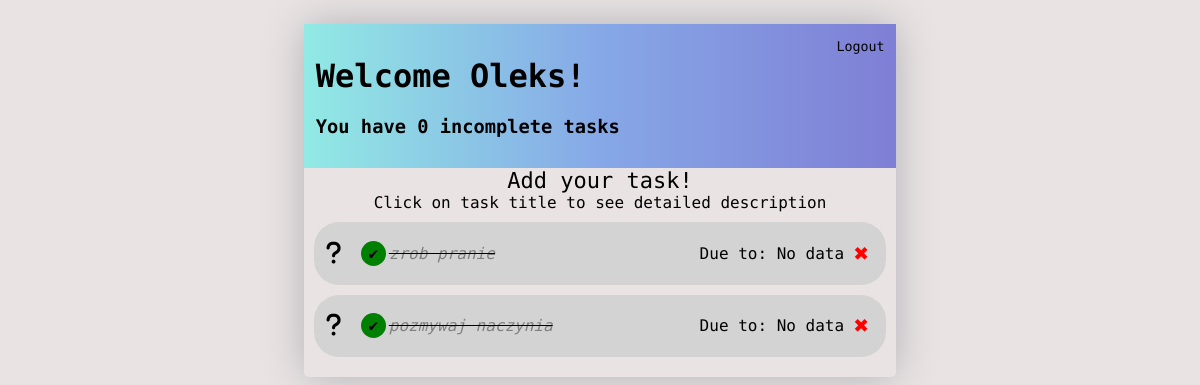
Page / (signed in) on the earlier database version.
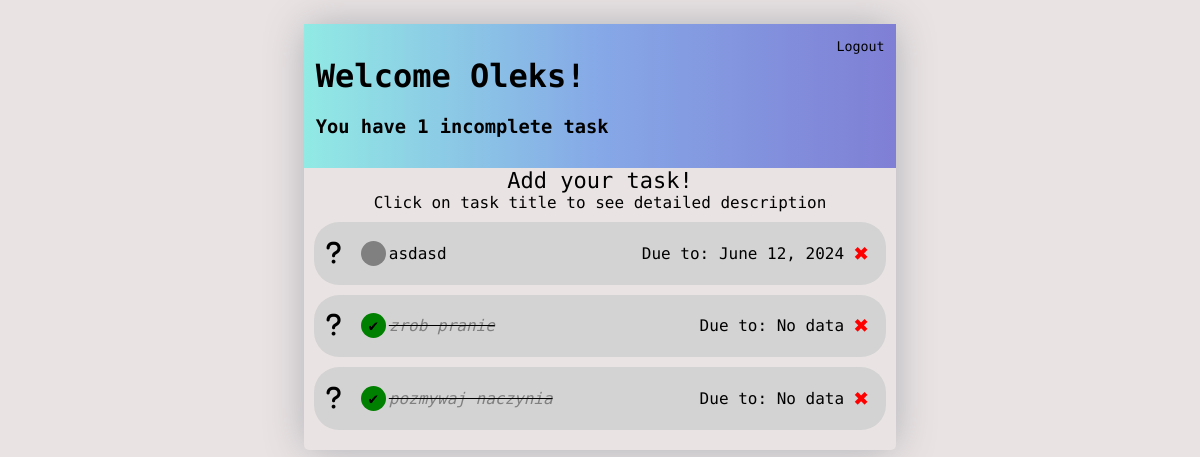
Same page on the later database version.
### todolist/models.py (models this page shows)
class Task(models.Model):
    TECHNOLOGY_CHOICES = [
        ('python', 'Python'),
        ('javascript', 'JavaScript'),
        ('css', 'CSS'),
        ('html', 'HTML'),
        ('cpp', 'C++'),
        ('c', 'C'),
        ('docker', 'Docker'),
        ('git', 'Git'),
        ('react', 'React'),
        ('django', 'Django'),
        ('php', 'PHP'),
        ('java', 'Java'),
        ('other', 'Other')
    ]
    user = models.ForeignKey(User, on_delete=models.CASCADE, null=True, blank=True)
    title = models.CharField(max_length=40)
    description = models.TextField(null=True, blank=True)
    is_completed = models.BooleanField(default=False)
    completion_date = models.DateField(null=True, blank=True)
    created_at = models.DateTimeField(auto_now_add=True)
    technology = models.CharField(max_length=10, choices=TECHNOLOGY_CHOICES, default='Other')
    def __str__(self):
        return self.title
    class Meta:
        ordering = ['is_completed', 'created_at']

### todolist/views.py (the view)
# urls.py: path("", TasksList.as_view(), name="tasks"),
class TasksList(LoginRequiredMixin, ListView):
    model = Task
    context_object_name = 'tasks'
    template_name = 'todolist/task_list.html'
    def get_context_data(self, **kwargs):
        context = super().get_context_data(**kwargs)
        context['tasks'] = context['tasks'].filter(user=self.request.user)
        context['count'] = context['tasks'].filter(is_completed=False).count()
        return context

### todolist/templates/todolist/task_list.html (shortened to what this page needs)
{% extends 'todolist/index.html'%}
{% load  todolist_extras %}
{% load static %}
{% block content %}
<!DOCTYPE html>
<html lang="en">
<head>
    <link href="{% static 'fontawesomefree/css/all.min.css' %}" rel="stylesheet" type="text/css">
</head>
<body>
<div class="header">
    <div>
        <h1>Welcome {{ request.user|title }}!</h1>
        <h3>You have {{ count }} incomplete task{{ count|pluralize }}</h3>
    </div>
    <div>
    {% if request.user.is_authenticated %}
    <form method="post" action="{% url 'logout' %}">
    <button type="submit" id="logout-btn">Logout</button>
    </form>
    </div>
    {% else %}
    <a href="{% url 'login' %}">Login</a>
    {% endif %}
</div>
<div id="add-task">
    <a href="{% url 'task-create' %}">Add your task!</a>
</div>
<div style="display: flex; justify-content: center;">Click on task title to see detailed description</div>
<div id="task-container">
    {% for task in tasks %}
        <div class="task-item" style="{{ task.technology|tech_background }}">
            <div class="task-title">
                <div class="task-technology-icon">
                    {% if task.technology == 'python' %}
                        <i class="fab fa-python"></i>
                    {% elif task.technology == 'javascript' %}
                        <i class="fab fa-js"></i>
                    {% elif task.technology == 'css' %}
                        <i class="fab fa-css3-alt"></i>
                    {% elif task.technology == 'html' %}
                        <i class="fab fa-html5"></i>
                    {% elif task.technology == 'cpp' %}
                        <i class="fas fa-code"></i>
                    {% elif task.technology == 'c' %}
                        <i class="fas fa-code"></i>
                    {% elif task.technology == 'docker' %}
                        <i class="fab fa-docker"></i>
                    {% elif task.technology == 'git' %}
                        <i class="fab fa-git-alt"></i>
                    {% elif task.technology == 'react' %}
                        <i class="fab fa-react"></i>
                    {% elif task.technology == 'django' %}
                        <i class="fab fa-python"></i>
                    {% elif task.technology == 'php' %}
                        <i class="fab fa-php"></i>
                    {% elif task.technology == 'java' %}
                        <i class="fab fa-java"></i>
                    {% else %}
                        <i class="fas fa-question"></i>
                    {% endif %}
                </div>
                {% if task.is_completed %}
                    <div class="task-complete-icon">&#10004;</div>
                    <div><i><s><a style="color: gray" href="{% url 'task-update' task.id %}">{{ task }}</a></s></i></div>
                {% else %}
                    <div class="task-incomplete-icon"></div>
                    <div><a href="{% url 'task-update' task.id %}">{{ task }}</a></div>
                {% endif %}
            </div>
            <div style="display: flex; justify-content: center; align-items: center;">
                <div class="task-completion-time">Due to: {% if task.completion_date %}
                {{ task.completion_date }}
                    {% else %}
                    No data
                    {% endif %}
                </div>
                <div class="task-delete"><a href="{% url 'task-delete' task.id %}" style="color: red; font-size: 25px;">&#10006;</a></div>
            </div>
        </div>
    {% empty %}
        <h2 style="padding: 5px; text-align: center">Add your first task!</h2>
    {% endfor %}
</div>
</body>
</html>
{% endblock content %}

Differences in the rows shown:
added Task: technology "Other" (drawn), title "asdasd", completion_date "June 12, 2024"
Other differences:
{{ count }}: "0" → "1"
